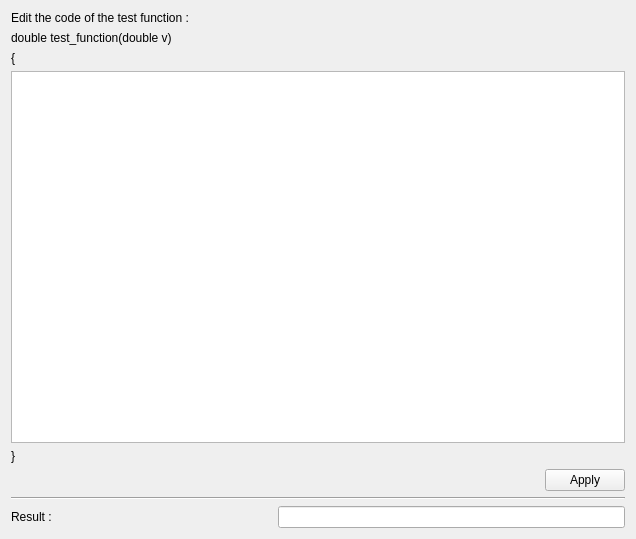
<?xml version="1.0" encoding="UTF-8"?>
<ui version="4.0">
 <class>CodeEditor</class>
 <widget class="QWidget" name="CodeEditor">
  <property name="geometry">
   <rect>
    <x>0</x>
    <y>0</y>
    <width>636</width>
    <height>539</height>
   </rect>
  </property>
  <property name="windowTitle">
   <string>Function Editor</string>
  </property>
  <layout class="QGridLayout" name="gridLayout">
   <item row="2" column="0">
    <widget class="QLabel" name="label_5">
     <property name="text">
      <string>{</string>
     </property>
    </widget>
   </item>
   <item row="6" column="0" colspan="3">
    <widget class="Line" name="line">
     <property name="orientation">
      <enum>Qt::Horizontal</enum>
     </property>
    </widget>
   </item>
   <item row="8" column="1" colspan="2">
    <widget class="QLineEdit" name="lineEdit"/>
   </item>
   <item row="0" column="0" colspan="2">
    <widget class="QLabel" name="label">
     <property name="text">
      <string>Edit the code of the test function :</string>
     </property>
    </widget>
   </item>
   <item row="8" column="0">
    <widget class="QLabel" name="label_2">
     <property name="text">
      <string>Result : </string>
     </property>
    </widget>
   </item>
   <item row="1" column="0">
    <widget class="QLabel" name="label_3">
     <property name="text">
      <string>double test_function(double v)</string>
     </property>
    </widget>
   </item>
   <item row="5" column="0">
    <spacer name="horizontalSpacer_2">
     <property name="orientation">
      <enum>Qt::Horizontal</enum>
     </property>
     <property name="sizeHint" stdset="0">
      <size>
       <width>40</width>
       <height>20</height>
      </size>
     </property>
    </spacer>
   </item>
   <item row="5" column="1">
    <spacer name="horizontalSpacer">
     <property name="orientation">
      <enum>Qt::Horizontal</enum>
     </property>
     <property name="sizeHint" stdset="0">
      <size>
       <width>40</width>
       <height>20</height>
      </size>
     </property>
    </spacer>
   </item>
   <item row="4" column="0">
    <widget class="QLabel" name="label_4">
     <property name="text">
      <string>}</string>
     </property>
    </widget>
   </item>
   <item row="5" column="2">
    <widget class="QPushButton" name="_apply">
     <property name="text">
      <string>Apply</string>
     </property>
    </widget>
   </item>
   <item row="3" column="0" colspan="3">
    <widget class="QPlainTextEdit" name="plainTextEdit"/>
   </item>
  </layout>
 </widget>
 <resources/>
 <connections/>
</ui>
